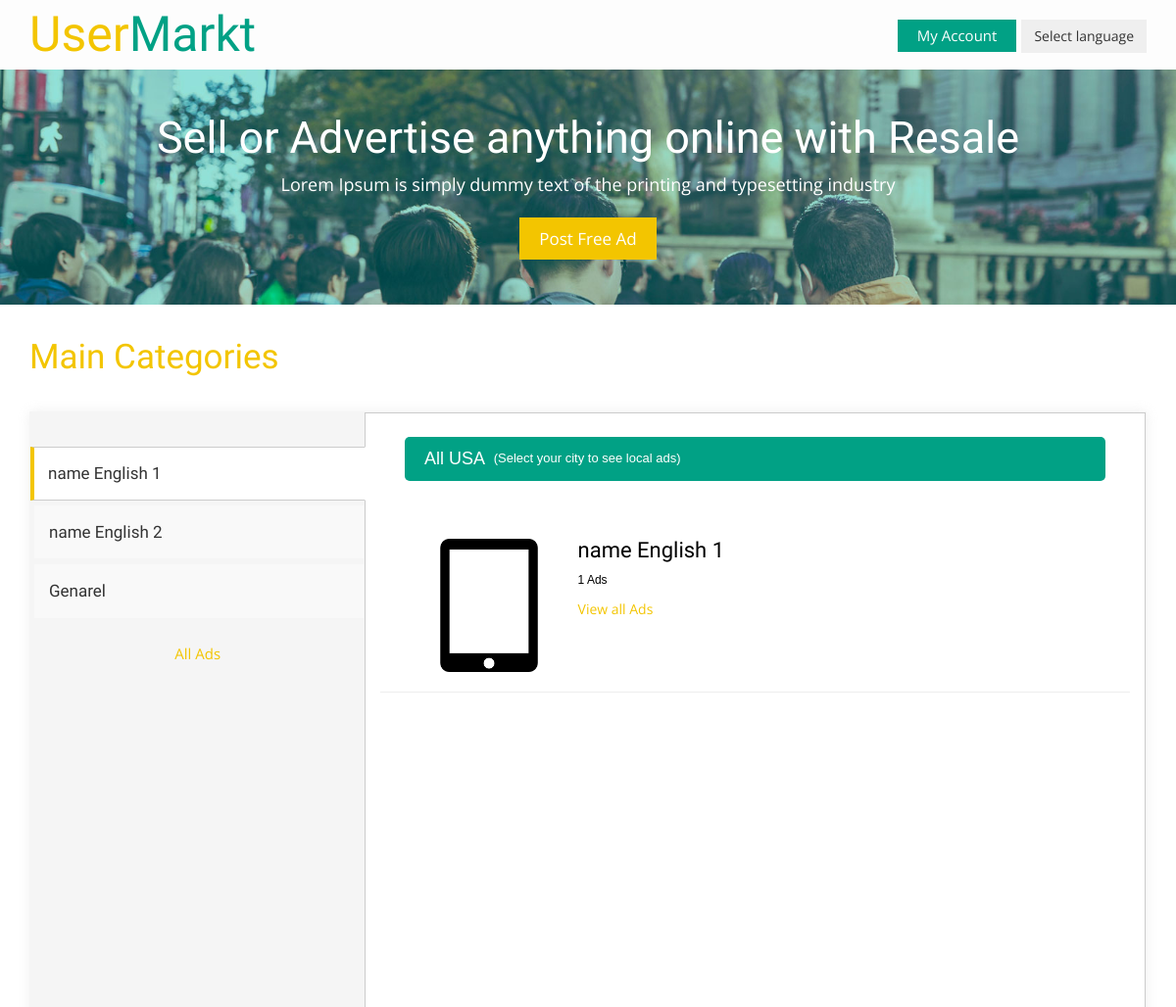
The app's page /categories.php (upper part), older data.
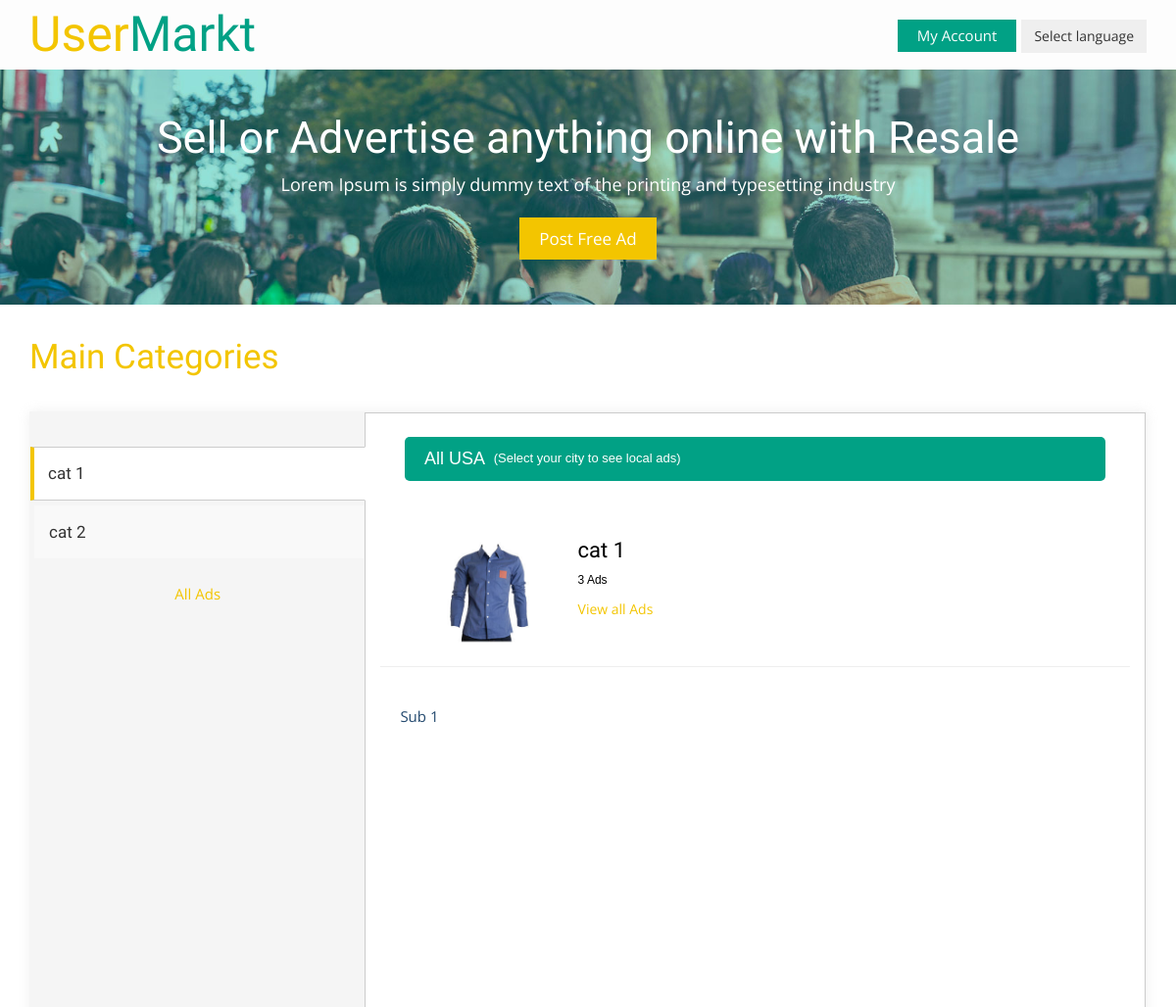
The same page, newer data.
### tables this page shows
CREATE TABLE `category` (
  `id` int(11) NOT NULL,
  `cat_id` int(11) NOT NULL,
  `en_title` varchar(250) NOT NULL,
  `de_title` varchar(250) NOT NULL,
  `icon` varchar(250) NOT NULL,
  `en_banner_title` varchar(250) NOT NULL,
  `de_banner_title` varchar(250) NOT NULL,
  `en_banner_dec` varchar(250) NOT NULL,
  `de_banner_dec` varchar(250) NOT NULL,
  `en_botton_text` varchar(250) NOT NULL,
  `de_botton_text` varchar(250) NOT NULL,
  `button_url` varchar(250) NOT NULL,
  `banner_img` varchar(250) NOT NULL
);

CREATE TABLE `sub_catagory` (
  `id` int(11) NOT NULL,
  `parent_cat` int(11) NOT NULL,
  `en_name` varchar(250) NOT NULL,
  `de_name` varchar(250) NOT NULL
);

### lib/view.php (called while the page is built, shortened)
<?php
Class Database{
	public $host   = DB_HOST;
	public $user   = DB_USER;
	public $pass   = DB_PASS;
	public $dbname = DB_NAME;
	public $link;
	private function connectDB(){
	$this->link = new mysqli($this->host, $this->user, $this->pass, $this->dbname);
 }
	public function select($query){
		$result = $this->link->query($query) or die($this->link->error.__LINE__);
		if($result->num_rows > 0){
			return $result;
		} else {
			return false;
		}
	}
}

### categories.php (the view, shortened to what this page needs)
<?php include 'inc/hader.php'; ?>
	<div class="banner text-center">
	  <div class="container">
			<h1>Sell or Advertise   <span class="segment-heading">    anything online </span> with Resale</h1>
			<p>Lorem Ipsum is simply dummy text of the printing and typesetting industry</p>
			<a href="post-ad.php">Post Free Ad</a>
	  </div>
	</div>
	<div class="categories-section main-grid-border">
		<div class="container">
			<h2 class="head">Main Categories</h2>
			<div class="category-list">
				<div id="parentVerticalTab">
					<ul class="resp-tabs-list hor_1">
						 <?php
                          $query = "select * from category";
                          $post = $db->select($query);
                          if ($post) {
                            while ($result= $post -> fetch_assoc()) {
                            ?>
						<li><?php echo $result[$lang.'_title']; ?></li>
						<?php }} ?>
						<a href="all-classifieds.php">All Ads</a>
					</ul>
					<div class="resp-tabs-container hor_1">
						<span class="active total" style="display:block;" data-toggle="modal" data-target="#myModal"><strong>All USA</strong> (Select your city to see local ads)</span>
			 <?php
                          $query = "select * from category";
                          $post = $db->select($query);
                          if ($post) {
                            while ($result= $post -> fetch_assoc()) {
                            ?>
						<div>
							<div class="category">
								<div class="category-img">
									<img src="uploads/<?php echo $result['icon']; ?>" title="image" alt="" />
								</div>
								<div class="category-info">
									<h4><?php echo $result[$lang.'_title']; ?></h4>
										<?php
										$gat_cat2= $result['cat_id'];
										$sql="select * from adds where P_catagory = $gat_cat2";
										if ($result3=mysqli_query($con,$sql))
										{
										$rowcount=mysqli_num_rows($result3); ?>
										<span><?php echo $rowcount; ?> Ads</span>
										<?php
										}
										?>
									<a href="all-classifieds.php? $id=<?php echo $result['id']; ?>">View all Ads</a>
								</div>
								<div class="clearfix"></div>
							</div>
							<div class="sub-categories">
								<ul>
 <?php
 						 $gat_cat= $result['cat_id'];
                          $query2 = "select * from sub_catagory where parent_cat = $gat_cat";
                          $post2 = $db->select($query2);
                          if ($post2) {
                            while ($result2= $post2 -> fetch_assoc()) {
                            ?>
									<li><a href="mobiles.php"><?php echo $result2[$lang.'_name']; ?></a></li>
								<?php }} ?>
									<div class="clearfix"></div>
								</ul>
							</div>
						</div>
<?php }} ?>
					</div>
				</div>
			</div>
		</div>
	</div>
	<?php include 'inc/foter.php'; ?>

Row changes from the older to the newer data that the page shows:
removed category: en_title "name English 1", icon (picture), rowcount "1"
removed category: en_title "name English 2", shown under "Main Categories"
removed category: en_title "Genarel", shown under "Main Categories"
added category: en_title "cat 1", icon (picture), rowcount "3"
added category: en_title "cat 2", shown under "Main Categories"
added sub_catagory: en_name "Sub 1"
